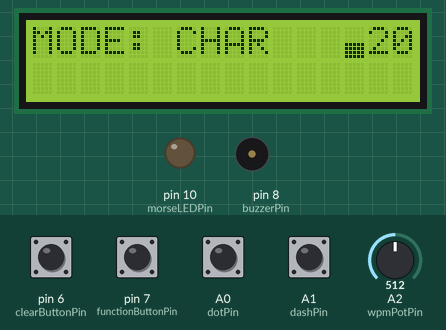
A sketch run on a simulated Arduino Uno, built with avr-gcc and run on an emulated ATmega328P. On the bench: 16×2 character LCD, output pins drawn as LEDs (lit = HIGH), buzzer (waves = sounding). Inputs (shaded band) come from the test bench; at power-on: A0 (dotPin), A1 (dashPin), pin 6 (clearButtonPin), pin 7 (functionButtonPin) HIGH, A2 (wpmPotPin) = 512. What the sketch prints to the serial monitor is not drawn.

Above: at 4.5 s.
4.6 s: A0 (dotPin) pulled LOW for 0.15 s
At 5.5 s:
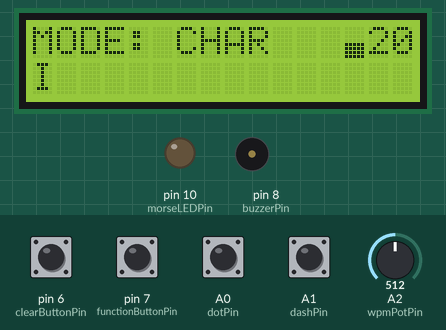
6.3 s: A1 (dashPin) pulled LOW for 0.15 s
At 7.3 s:
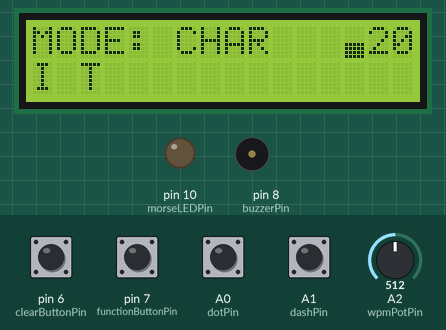
7.9 s: pin 7 (functionButtonPin) pulled LOW for 0.15 s
At 9.1 s:
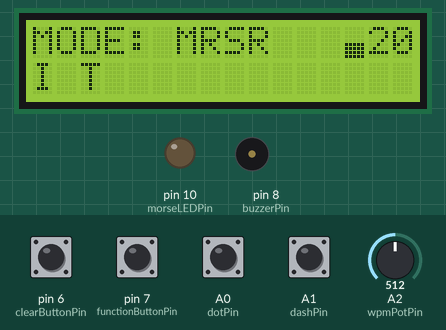
9.5 s: pin 6 (clearButtonPin) pulled LOW for 0.15 s
At 10.5 s:
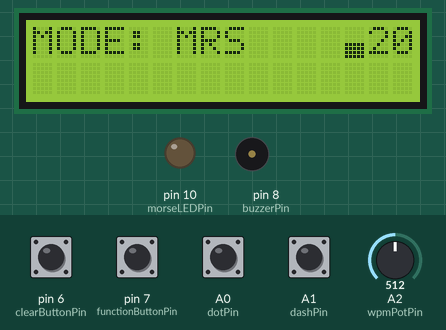
11.1 s: A0 (dotPin) pulled LOW for 1 s
At 12.6 s:
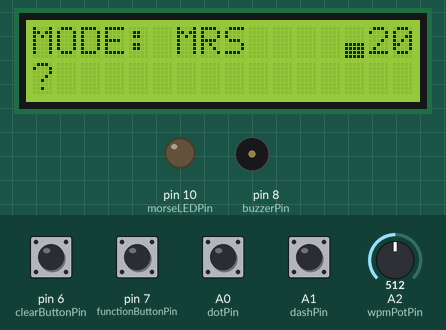
13.6 s: pin 7 (functionButtonPin) pulled LOW for 1 s
At 15.0 s:
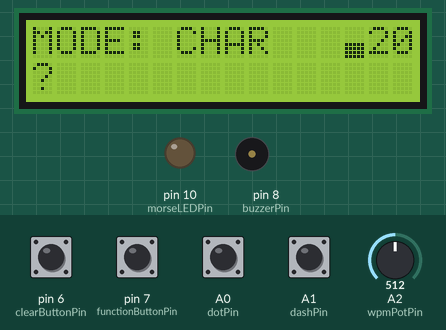
Timing chart, 0 to 16.6 s (numbered marks = the images above; inputs shaded):
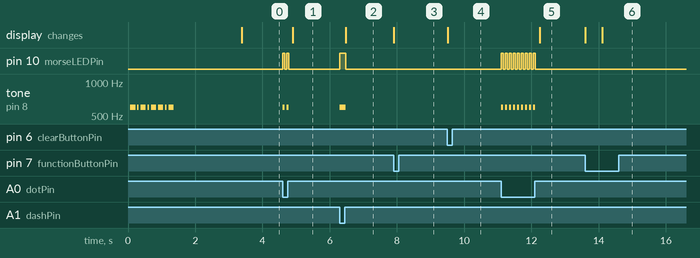

The sketch:

Arduino_Code-V_1.11.ino
```cpp
#include <LiquidCrystal.h>
#include "lcd_display.h"
#include "decoder_both.h"  // You can switch to decoder_char_only.h or decoder_morse_only.h

// --- Pin Configuration ---
const int dotPin = A0;               // Dot paddle pin
const int dashPin = A1;              // Dash paddle pin
const int buzzerPin = 8;             // Buzzer output pin
const int morseLEDPin = 10;          // LED synchronized with Morse output
const int functionButtonPin = 7;     // Button to switch decode modes
const int clearButtonPin = 6;        // Button to clear display
const int wpmPotPin = A2;            // Potentiometer for WPM control

// --- Morse Timing Settings ---
int WPM = 20;                        // Initial Words Per Minute
int dotDuration = 1200 / WPM;        // Dot duration (ms), calculated as 1200 / WPM
const int toneHz = 600;              // Buzzer tone frequency (Hz)

// --- State Buffers ---
String morseBuffer = "";             // Stores sequence of dots and dashes for decoding
String sentenceBuffer = "";          // Stores final decoded characters
bool lastWasDot = false;             // Used when both paddles are pressed

// --- Time Tracking ---
unsigned long lastKeyTime = 0;
unsigned long lastDecodeTime = 0;
unsigned long lastModeSwitchTime = 0;
bool justDecoded = false;
int decoderMode = 0;                 // 0=CHAR, 1=MORSE, 2=BOTH

// --- Keying State Machine ---
enum KeyingState { IDLE, SENDING_DOT, SENDING_DASH, POST_DELAY };
KeyingState keyingState = IDLE;
unsigned long keyingStartTime = 0;
int keyingLength = 0;
char queuedElement = '\0';

// --- Setup: Pin init, Serial, LCD ---
void setup() {
  pinMode(dotPin, INPUT_PULLUP);
  pinMode(dashPin, INPUT_PULLUP);
  pinMode(buzzerPin, OUTPUT);
  pinMode(morseLEDPin, OUTPUT);
  pinMode(functionButtonPin, INPUT_PULLUP);
  pinMode(clearButtonPin, INPUT_PULLUP);

  Serial.begin(9600);
  Serial.println("CW KEYER by Ekin Efe GUNGOR");

  initLCD();  // LCD + startup tone animation
  updateLCDMode(decoderMode);
  updateWPMLevel(WPM);
}

// --- Main Loop ---
void loop() {
  unsigned long now = millis();

  // --- Read Pot and Update WPM ---
  int potValue = analogRead(wpmPotPin);
  WPM = map(potValue, 0, 1023, 5, 35);
  dotDuration = 1200 / WPM;

  // Update WPM on LCD if changed
  static int lastWPM = -1;
  if (WPM != lastWPM) {
    updateLCDMode(decoderMode);
    updateWPMLevel(WPM);
    lastWPM = WPM;
  }

  // --- Toggle Decoder Mode Button ---
  if (digitalRead(functionButtonPin) == LOW && now - lastModeSwitchTime > 500) {
    decoderMode = (decoderMode + 1) % 3;
    updateLCDMode(decoderMode);
    lastModeSwitchTime = now;
  }

  // --- Paddle Input Handling ---
  bool dotPressed = digitalRead(dotPin) == LOW;
  bool dashPressed = digitalRead(dashPin) == LOW;

  // --- State Machine for Dot/Dash Sending ---
  if (keyingState == IDLE) {
    if (dotPressed && !dashPressed) {
      queuedElement = '.';
      keyingLength = dotDuration;
      playDot();  // Play sound + LED
      morseBuffer += ".";
      startKeying(now);
    }
    else if (dashPressed && !dotPressed) {
      queuedElement = '-';
      keyingLength = dotDuration * 3;
      playDash();  // Play sound + LED
      morseBuffer += "-";
      startKeying(now);
    }
    else if (dotPressed && dashPressed) {
      queuedElement = lastWasDot ? '-' : '.';
      keyingLength = (queuedElement == '.') ? dotDuration : dotDuration * 3;
      if (queuedElement == '.') playDot(); else playDash();
      morseBuffer += queuedElement;
      startKeying(now);
      lastWasDot = !lastWasDot;
    }
  }
  else if (keyingState == SENDING_DOT || keyingState == SENDING_DASH) {
    if (now - keyingStartTime >= keyingLength) {
      stopTone();  // Turn off sound + LED
      keyingStartTime = now;
      keyingState = POST_DELAY;
      keyingLength = dotDuration;
    }
  }
  else if (keyingState == POST_DELAY && now - keyingStartTime >= keyingLength) {
    keyingState = IDLE;
  }

  // --- Decode After 3 Dot-Length Pause ---
  if (morseBuffer.length() > 0 && !dotPressed && !dashPressed &&
      now - lastKeyTime >= dotDuration * 3 && !justDecoded) {
    decodeMorse(morseBuffer);
    morseBuffer = "";
    justDecoded = true;
    lastDecodeTime = now;
    Serial.println(sentenceBuffer);
    updateLCDText(sentenceBuffer);
  }

  // --- Word Gap Insert ---
  if (justDecoded && !dotPressed && !dashPressed &&
      now - lastDecodeTime >= dotDuration * 7) {
    sentenceBuffer += " ";
    justDecoded = false;
    updateLCDText(sentenceBuffer);
  }

  // --- Clear Button Handling ---
  if (digitalRead(clearButtonPin) == LOW) {
    sentenceBuffer = "";
    morseBuffer = "";
    justDecoded = false;
    lcd.clear();
    updateLCDMode(decoderMode);
    updateWPMLevel(WPM);
    updateLCDText(sentenceBuffer);
    Serial.println("=== CLEARED ===");
    delay(300);  // debounce
  }
}

// --- Start sending state ---
void startKeying(unsigned long now) {
  keyingState = (queuedElement == '.') ? SENDING_DOT : SENDING_DASH;
  keyingStartTime = now;
  lastKeyTime = now;
  justDecoded = false;
}

// --- Turn off buzzer and LED ---
void stopTone() {
  noTone(buzzerPin);
  digitalWrite(morseLEDPin, LOW);
}

// --- Play a dot: tone and LED ---
void playDot() {
  tone(buzzerPin, toneHz);
  digitalWrite(morseLEDPin, HIGH);
}

// --- Play a dash: tone and LED ---
void playDash() {
  tone(buzzerPin, toneHz);
  digitalWrite(morseLEDPin, HIGH);
}
```

decoder_both.h
```cpp
#ifndef DECODER_BOTH_H
#define DECODER_BOTH_H

#include <Arduino.h>

// Declare external variables
extern int decoderMode;
extern String sentenceBuffer;

char decodeMorse(const String& code) {
  struct MorseMap {
    const char* code;
    char letter;
  };

  MorseMap morseTable[] = {
    {".-", 'A'}, {"-...", 'B'}, {"-.-.", 'C'}, {"-..", 'D'}, {".", 'E'},
    {"..-.", 'F'}, {"--.", 'G'}, {"....", 'H'}, {"..", 'I'}, {".---", 'J'},
    {"-.-", 'K'}, {".-..", 'L'}, {"--", 'M'}, {"-.", 'N'}, {"---", 'O'},
    {".--.", 'P'}, {"--.-", 'Q'}, {".-.", 'R'}, {"...", 'S'}, {"-", 'T'},
    {"..-", 'U'}, {"...-", 'V'}, {".--", 'W'}, {"-..-", 'X'}, {"-.--", 'Y'},
    {"--..", 'Z'}, {"-----", '0'}, {".----", '1'}, {"..---", '2'},
    {"...--", '3'}, {"....-", '4'}, {".....", '5'}, {"-....", '6'},
    {"--...", '7'}, {"---..", '8'}, {"----.", '9'}
  };

  for (auto &entry : morseTable) {
    if (code.equals(entry.code)) {
      if (decoderMode == 0) {
        sentenceBuffer += entry.letter;
      } else if (decoderMode == 1) {
        sentenceBuffer += code + " ";
      } else if (decoderMode == 2) {
        sentenceBuffer += code + entry.letter;
      }
      return entry.letter;
    }
  }

  // Not found
  sentenceBuffer += "? ";
  return '?';
}

#endif
```

lcd_display.h
```cpp
#ifndef LCD_DISPLAY_H
#define LCD_DISPLAY_H

#include <LiquidCrystal.h>
extern int WPM;


// LCD pins (RS, E, D4, D5, D6, D7)
LiquidCrystal lcd(12, 11, 5, 4, 3, 2);

// --- Play startup sound (must be declared before use) ---
void playStartupSound() {
  const int toneHz = 600;
  const int unit = 52;

  // CQ: -.-. --.-
  // C: -.-.
  tone(8, toneHz); delay(unit * 3); noTone(8); delay(unit); // Dah
  tone(8, toneHz); delay(unit);     noTone(8); delay(unit); // Dit
  tone(8, toneHz); delay(unit * 3); noTone(8); delay(unit); // Dah
  tone(8, toneHz); delay(unit);     noTone(8); delay(unit); // Dit

  // Q: --.-
  tone(8, toneHz); delay(unit * 3); noTone(8); delay(unit); // Dah
  tone(8, toneHz); delay(unit * 3); noTone(8); delay(unit); // Dah
  tone(8, toneHz); delay(unit);     noTone(8); delay(unit); // Dit
  tone(8, toneHz); delay(unit * 3); noTone(8);              // Dah
}


void initLCD() {
  lcd.begin(16, 2);
  lcd.clear();
  lcd.setCursor(0, 0);
  lcd.print("CW Keyer Ready");

  playStartupSound();  // now it's declared!
  delay(2000);
  lcd.clear();
}

void updateLCDMode(int mode) {
  lcd.setCursor(0, 0);
  lcd.print("MODE: ");
  if (mode == 0) lcd.print("CHAR ");
  else if (mode == 1) lcd.print("MRS");
  else lcd.print("BOTH ");
}
void updateWPMLevel(int WPM){
  byte level1[8] = {
      B00000,
      B00000,
      B00000,
      B00000,
      B00000,
      B00000,
      B00000,
      B11111
  };
  byte level2[8] = {
      B00000,
      B00000,
      B00000,
      B00000,
      B00000,
      B00000,
      B11111,
      B11111
  };
  byte level3[8] = {
      B00000,
      B00000,
      B00000,
      B00000,
      B00000,
      B11111,
      B11111,
      B11111
  };
  byte level4[8] = {
      B00000,
      B00000,
      B00000,
      B00000,
      B11111,
      B11111,
      B11111,
      B11111
  };
  byte level5[8] = {
      B00000,
      B00000,
      B00000,
      B11111,
      B11111,
      B11111,
      B11111,
      B11111
  };
  byte level6[8] = {
      B00000,
      B00000,
      B11111,
      B11111,
      B11111,
      B11111,
      B11111,
      B11111
  };
  byte level7[8] = {
      B00000,
      B11111,
      B11111,
      B11111,
      B11111,
      B11111,
      B11111,
      B11111
  };
  byte level8[8] = {
      B11111,
      B11111,
      B11111,
      B11111,
      B11111,
      B11111,
      B11111,
      B11111
  };

  if (WPM >= 5 && WPM <9){ // Print Level 1
    lcd.createChar(0, level1);
    lcd.setCursor(13, 0);
    lcd.write(byte(0));
  }
  else if (WPM >= 9 && WPM <13){  //Print Level 2
    lcd.createChar(0, level2);
    lcd.setCursor(13, 0);
    lcd.write(byte(0));
  }
  else if (WPM >= 13 && WPM <17){ //Print Level 3
    lcd.createChar(0, level3);
    lcd.setCursor(13, 0);
    lcd.write(byte(0));
  }
  else if (WPM >= 17 && WPM <21){ //print Level 4
    lcd.createChar(0, level4);
    lcd.setCursor(13, 0);
    lcd.write(byte(0));
  }
  else if (WPM >= 21 && WPM <25){ //print level 5
    lcd.createChar(0, level5);
    lcd.setCursor(13, 0);
    lcd.write(byte(0));
  }
  else if (WPM >= 25 && WPM <29){ //Print Level 6
    lcd.createChar(0, level6);
    lcd.setCursor(13, 0);
    lcd.write(byte(0));
  }
  else if (WPM >= 29 && WPM <33){ //Print Level 7
    lcd.createChar(0, level7);
    lcd.setCursor(13, 0);
    lcd.write(byte(0));
  }
  else if (WPM >= 33){            //Print Level 8
    lcd.createChar(0, level8);
    lcd.setCursor(13, 0);
    lcd.write(byte(0));
  }

  lcd.setCursor(14, 0);
  lcd.print(WPM);
}

void updateLCDText(const String& sentenceBuffer) {
  lcd.setCursor(0, 1);

  String text = sentenceBuffer;
  if (text.length() > 12) text = text.substring(text.length() - 12);

  lcd.print(text);
  int rem = 12 - text.length();
  for (int i = 0; i < rem; i++) lcd.print(" ");
}

void lcdPrintFinal(const String& text) {
  lcd.clear();
  lcd.setCursor(0, 0);
  lcd.print("FINAL:");
  lcd.setCursor(0, 1);
  if (text.length() <= 16) {
    lcd.print(text);
  } else {
    lcd.print(text.substring(text.length() - 16));
  }
}


#endif
```

Measured:
- after the input at 4.6 s, pin 10 (morseLEDPin): alternates HIGH for 0.06 s and LOW for 0.06 s, 4 changes in all, then stays LOW, starting at once; tone on pin 8 (buzzerPin): alternates 600 Hz for 0.06 s and silent for 0.06 s, 4 changes in all, then stays silent, starting at once; the display: changes after 0.30 s (image 1)
- after the input at 6.3 s, pin 10 (morseLEDPin): LOW → HIGH at once, → LOW 0.18 s later; tone on pin 8 (buzzerPin): silent → 600 Hz at once, → silent 0.18 s later; the display: changes after 0.18 s (image 2)
- after the input at 7.9 s, the display: changes at once (image 3)
- after the input at 9.5 s, the display: changes at once (image 4)
- after the input at 11.1 s, pin 10 (morseLEDPin): alternates HIGH for 0.06 s and LOW for 0.06 s, 18 changes in all, then stays LOW, starting at once; tone on pin 8 (buzzerPin): alternates 600 Hz for 0.06 s and silent for 0.06 s, 18 changes in all, then stays silent, starting at once; the display: changes after 1.1 s (image 5)
- after the input at 13.6 s, the display: first changes at once (image 6 shows a later state)
